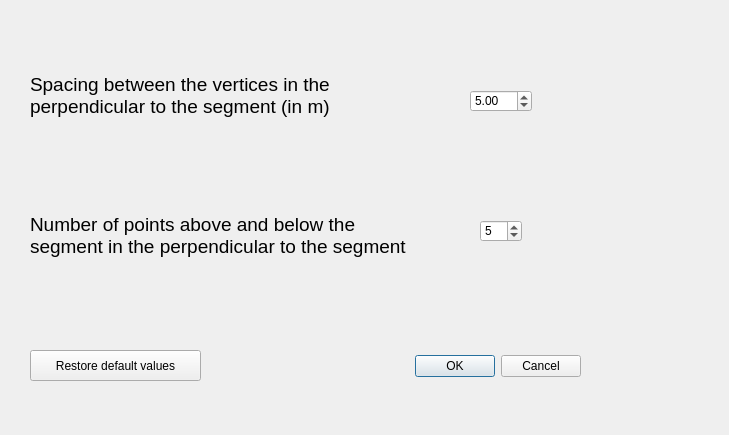
<?xml version="1.0" encoding="UTF-8"?>
<ui version="4.0">
 <class>VetorizacaoDinamicaDialogBase</class>
 <widget class="QDialog" name="VetorizacaoDinamicaDialogBase">
  <property name="geometry">
   <rect>
    <x>0</x>
    <y>0</y>
    <width>729</width>
    <height>435</height>
   </rect>
  </property>
  <property name="windowTitle">
   <string>Adaplin</string>
  </property>
  <widget class="QDialogButtonBox" name="button_box">
   <property name="geometry">
    <rect>
     <x>240</x>
     <y>350</y>
     <width>341</width>
     <height>32</height>
    </rect>
   </property>
   <property name="orientation">
    <enum>Qt::Horizontal</enum>
   </property>
   <property name="standardButtons">
    <set>QDialogButtonBox::Cancel|QDialogButtonBox::Ok</set>
   </property>
  </widget>
  <widget class="QLabel" name="label">
   <property name="geometry">
    <rect>
     <x>30</x>
     <y>50</y>
     <width>331</width>
     <height>91</height>
    </rect>
   </property>
   <property name="font">
    <font>
     <pointsize>14</pointsize>
    </font>
   </property>
   <property name="text">
    <string>Spacing between the vertices in the perpendicular to the segment (in m) </string>
   </property>
   <property name="wordWrap">
    <bool>true</bool>
   </property>
  </widget>
  <widget class="QLabel" name="label_2">
   <property name="geometry">
    <rect>
     <x>30</x>
     <y>200</y>
     <width>391</width>
     <height>71</height>
    </rect>
   </property>
   <property name="font">
    <font>
     <pointsize>14</pointsize>
    </font>
   </property>
   <property name="text">
    <string>Number of points above and below the segment in the perpendicular to the segment</string>
   </property>
   <property name="wordWrap">
    <bool>true</bool>
   </property>
  </widget>
  <widget class="QDoubleSpinBox" name="doubleSpinBox">
   <property name="geometry">
    <rect>
     <x>470</x>
     <y>90</y>
     <width>62</width>
     <height>22</height>
    </rect>
   </property>
   <property name="value">
    <double>5.000000000000000</double>
   </property>
  </widget>
  <widget class="QSpinBox" name="spinBox">
   <property name="geometry">
    <rect>
     <x>480</x>
     <y>220</y>
     <width>42</width>
     <height>22</height>
    </rect>
   </property>
   <property name="value">
    <number>5</number>
   </property>
  </widget>
  <widget class="QPushButton" name="pushButton">
   <property name="geometry">
    <rect>
     <x>30</x>
     <y>350</y>
     <width>171</width>
     <height>31</height>
    </rect>
   </property>
   <property name="text">
    <string>Restore default values</string>
   </property>
  </widget>
 </widget>
 <resources/>
 <connections>
  <connection>
   <sender>button_box</sender>
   <signal>accepted()</signal>
   <receiver>VetorizacaoDinamicaDialogBase</receiver>
   <slot>accept()</slot>
   <hints>
    <hint type="sourcelabel">
     <x>20</x>
     <y>20</y>
    </hint>
    <hint type="destinationlabel">
     <x>20</x>
     <y>20</y>
    </hint>
   </hints>
  </connection>
  <connection>
   <sender>button_box</sender>
   <signal>rejected()</signal>
   <receiver>VetorizacaoDinamicaDialogBase</receiver>
   <slot>reject()</slot>
   <hints>
    <hint type="sourcelabel">
     <x>20</x>
     <y>20</y>
    </hint>
    <hint type="destinationlabel">
     <x>20</x>
     <y>20</y>
    </hint>
   </hints>
  </connection>
 </connections>
</ui>
